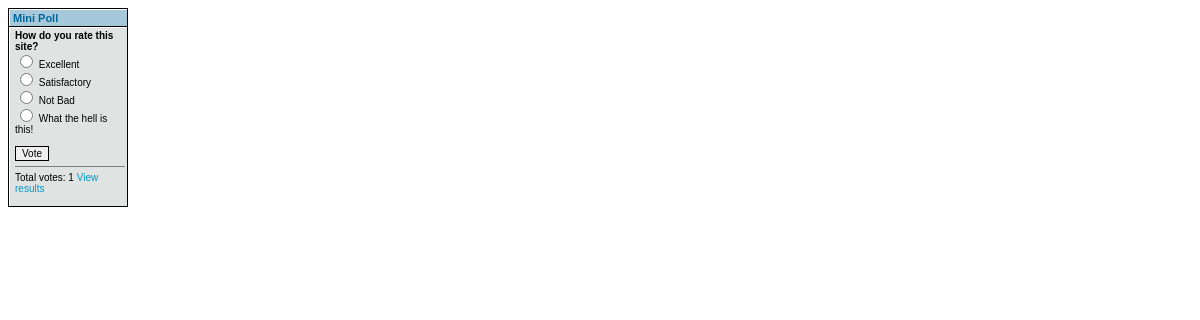
Screenshot of /minipoll/POLL.PHP with the database file from the repository.
### tables this page shows
CREATE TABLE `poll_desc` (
  `pollid` int(11) NOT NULL default '0',
  `polltitle` varchar(100) NOT NULL default '',
  `timestamp` datetime NOT NULL default '0000-00-00 00:00:00',
  `votecount` mediumint(9) NOT NULL default '0',
  `STATUS` varchar(6) default NULL,
  PRIMARY KEY  (`pollid`)
);

CREATE TABLE `poll_data` (
  `pollid` int(11) NOT NULL default '0',
  `polltext` varchar(50) NOT NULL default '',
  `votecount` int(11) NOT NULL default '0',
  `voteid` int(11) NOT NULL default '0',
  `status` varchar(6) default NULL
);

### minipoll/miniPoll.class.php (the view, shortened to what this page needs)
<?php
class miniPoll {
	var $show_vote_count;
	var $active_poll_id;
	var $active_poll_title;
	var $results_page;
	function miniPoll() {
		$this->show_vote_count = true;
		$this->getActivePoll();
		$this->results_page = "results.php";
	}
	function pollLayout() {
		$this->form_table_width = "120px";
		$this->form_title = "menuhd";
		$this->form_table = "tabele";
		$this->form_table_cell = "poll";
		$this->form_button = "formlook";
		$this->poll_question = "fat";
	}
	function getActivePoll() {
		$sql = @mysql_query ("SELECT pollid, polltitle FROM poll_desc WHERE status = 'active'");
		$row = @mysql_fetch_object($sql);
		$this->active_poll_id = $row->pollid;
		$this->active_poll_title = $row->polltitle;
		return;
	}
	function voteCount() {
		$sql = @mysql_query ("SELECT SUM(votecount) AS votecount FROM poll_data WHERE pollid = '$this->active_poll_id'");
		$row = @mysql_fetch_object($sql);
		$this->votecount = $row->votecount;
		return $this->votecount;
	}
	function pollForm() {
		$sql = @mysql_query ("SELECT polltext, voteid FROM poll_data WHERE pollid = '$this->active_poll_id' ORDER BY voteid");
		if (@mysql_num_rows($sql) > 0) {
			echo "<table width=\"$this->form_table_width\" border=\"0\" cellpadding=\"0\" cellspacing=\"1\" class=\"$this->form_table\">
			<tr><td class=\"$this->form_title\">Mini Poll</td></tr>
			<tr><td class=\"$this->form_table_cell\">\r\n";
			echo "<form action=\"$this->results_page\" name=\"pollf\" id=\"pollf\" method=\"get\">
			<span class=\"$this->poll_question\">" . $this->active_poll_title . "</span><br />\r\n";
			while ($row = @mysql_fetch_object($sql)) {
				if (!empty($row->polltext)) {
					echo "\t<input type=\"radio\" name=\"voteid\" value=\"$row->voteid\" /> $row->polltext <br />\r\n";
				}
			}
			echo "<input type=\"hidden\" name=\"pollid\" id=\"pollid\" value=\"$this->active_poll_id\" /><br />\r\n";
			echo "<input type=\"submit\" name=\"poll\" id=\"poll\" value=\"Vote\" class=\"$this->form_button\" />
			<hr size=\"1\" noshade=\"noshade\" />";
			if ($this->show_vote_count) {
				echo "Total votes: " . $this->voteCount() . "\r\n";
			}
			echo "<a href=\"$this->results_page?pollid=$this->active_poll_id\">View results</a>
			</form>\r\n</td></tr></table>\r\n";
		}
	}
}
?>

### rows the page displays
poll_desc: polltitle "How do you rate this site?"
poll_data: polltext "Excellent"
poll_data: polltext "Satisfactory"
poll_data: polltext "Not Bad"
poll_data: polltext "What the hell is this!"

### other values shown
$this->voteCount() "1"
